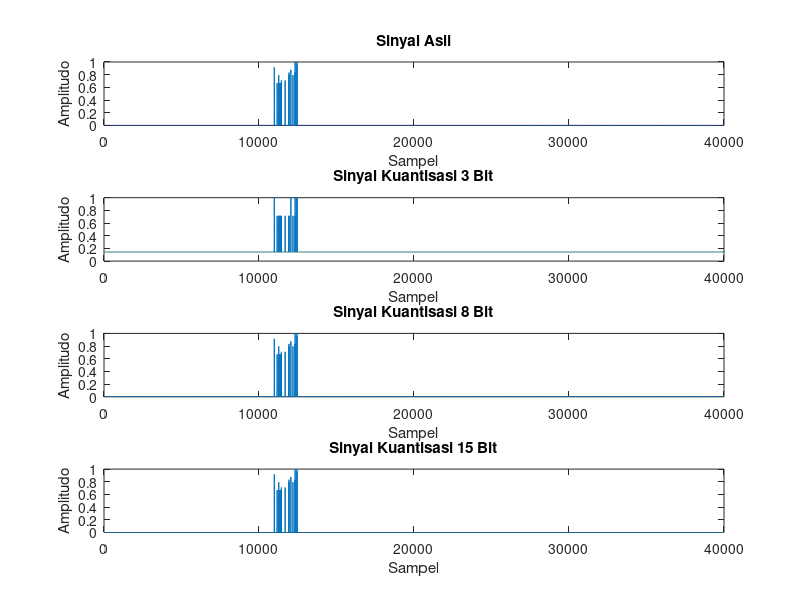
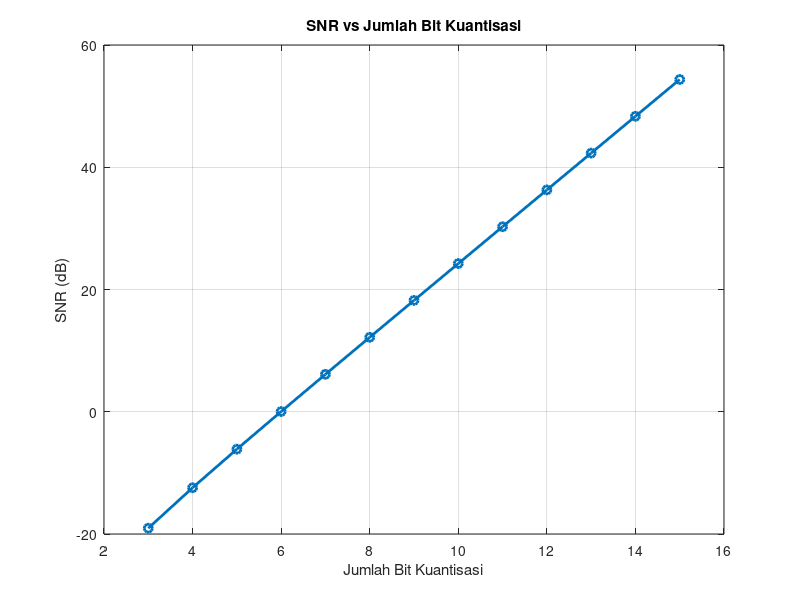

These figures' MATLAB source, in order:
clc; clear; close all;

%% 1. Membaca File "speech.dat"
fid = fopen('speech.dat', 'r'); % Buka file
x = fread(fid, 'double'); % Baca data dalam format double
fclose(fid); % Tutup file

fs = 8000; % Frekuensi sampling

% Pastikan sinyal terbaca dengan benar
disp('5 Sampel pertama dari speech.dat:');
disp(x(1:5));

% Normalisasi sinyal ke rentang [-1, 1]
x = x / max(abs(x));

%% 2. Kuantisasi dengan 3, 8, dan 15 bit
bit_values = [3, 8, 15];
quantized_signals = cell(length(bit_values), 1); % Simpan hasil kuantisasi

figure;
subplot(4,1,1);
plot(x);
title('Sinyal Asli');
ylabel('Amplitudo');
xlabel('Sampel');

for i = 1:length(bit_values)
    n_bits = bit_values(i);
    L = 2^n_bits;
    delta = 2 / (L - 1);  % Perbaikan step size!

    % Proses kuantisasi
    xq = round((x + 1) / delta) * delta - 1;

    quantized_signals{i} = xq; % Simpan hasil kuantisasi

    subplot(4,1,i+1);
    plot(xq);
    title(['Sinyal Kuantisasi ', num2str(n_bits), ' Bit']);
    ylabel('Amplitudo');
    xlabel('Sampel');

    % Tampilkan perbedaan rata-rata antara sinyal asli dan kuantisasi
    disp(['Perbedaan rata-rata untuk ', num2str(n_bits), '-bit: ', num2str(mean(abs(x - xq)))]);
end

%% 3. Menghitung SNR untuk 3-15 bit
bit_range = 3:15;
SNR_values = zeros(size(bit_range));

for i = 1:length(bit_range)
    n_bits = bit_range(i);
    L = 2^n_bits;
    delta = 2 / (L - 1);
    xq = round((x + 1) / delta) * delta - 1;

    % Hitung error kuantisasi
    error_signal = x - xq;

    % Hitung SNR dalam dB
    SNR_values(i) = 10 * log10(sum(x.^2) / sum(error_signal.^2));
end

%% 4. Plot SNR vs Bit Kuantisasi
figure;
plot(bit_range, SNR_values, '-o', 'LineWidth', 2);
xlabel('Jumlah Bit Kuantisasi');
ylabel('SNR (dB)');
title('SNR vs Jumlah Bit Kuantisasi');
grid on;

%% 5. Memutar suara asli dan hasil kuantisasi
disp('Memainkan suara asli...');
sound(x, fs);
pause(3);

for i = 1:length(bit_values)
    disp(['Memainkan suara hasil kuantisasi ', num2str(bit_values(i)), ' bit...']);
    sound(quantized_signals{i}, fs);
    pause(3);
end

